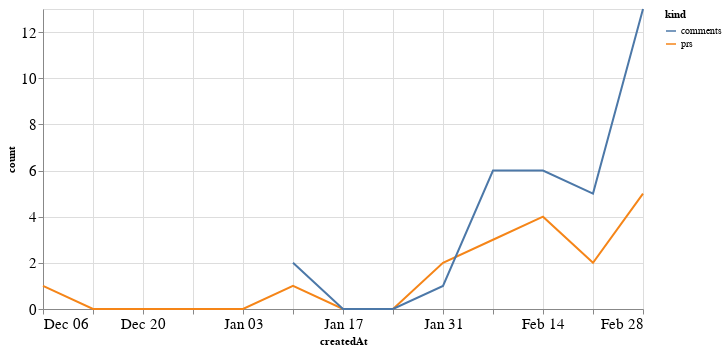

The code cell stored with this chart in its notebook:
### Code cell
alt.Chart(total_time, width=600).mark_line().encode(
    x='createdAt',
    y='count',
    color='kind'
)

### Figure 1 — Vega-Lite specification as saved in the notebook (floating-point values rounded to 4 significant figures)
{"config": {"axisLeft": {"labelFontSize": 15}, "axisBottom": {"labelFontSize": 15}}, "data": {"name": "data-5d24e14ff2114eab965a702244651122"}, "mark": "line", "encoding": {"color": {"type": "nominal", "field": "kind"}, "x": {"type": "temporal", "field": "createdAt"}, "y": {"type": "quantitative", "field": "count"}}, "width": 600, "$schema": "https://vega.github.io/schema/vega-lite/v4.8.1.json", "datasets": {"data-5d24e14ff2114eab965a702244651122": [{"createdAt": "2020-12-06T00:00:00", "kind": "prs", "count": 1.0}, {"createdAt": "2020-12-13T00:00:00", "kind": "prs", "count": 0.0}, {"createdAt": "2020-12-20T00:00:00", "kind": "prs", "count": 0.0}, {"createdAt": "2020-12-27T00:00:00", "kind": "prs", "count": 0.0}, {"createdAt": "2021-01-03T00:00:00", "kind": "prs", "count": 0.0}, {"createdAt": "2021-01-10T00:00:00", "kind": "prs", "count": 1.0}, {"createdAt": "2021-01-17T00:00:00", "kind": "prs", "count": 0.0}, {"createdAt": "2021-01-24T00:00:00", "kind": "prs", "count": 0.0}, {"createdAt": "2021-01-31T00:00:00", "kind": "prs", "count": 2.0}, {"createdAt": "2021-02-07T00:00:00", "kind": "prs", "count": 3.0}, {"createdAt": "2021-02-14T00:00:00", "kind": "prs", "count": 4.0}, {"createdAt": "2021-02-21T00:00:00", "kind": "prs", "count": 2.0}, {"createdAt": "2021-02-28T00:00:00", "kind": "prs", "count": 5.0}, {"createdAt": "2020-12-06T00:00:00", "kind": "comments", "count": null}, {"createdAt": "2020-12-13T00:00:00", "kind": "comments", "count": null}, {"createdAt": "2020-12-20T00:00:00", "kind": "comments", "count": null}, {"createdAt": "2020-12-27T00:00:00", "kind": "comments", "count": null}, {"createdAt": "2021-01-03T00:00:00", "kind": "comments", "count": null}, {"createdAt": "2021-01-10T00:00:00", "kind": "comments", "count": 2.0}, {"createdAt": "2021-01-17T00:00:00", "kind": "comments", "count": 0.0}, {"createdAt": "2021-01-24T00:00:00", "kind": "comments", "count": 0.0}, {"createdAt": "2021-01-31T00:00:00", "kind": "comments", "count": 1.0}, {"createdAt": "2021-02-07T00:00:00", "kind": "comments", "count": 6.0}, {"createdAt": "2021-02-14T00:00:00", "kind": "comments", "count": 6.0}, {"createdAt": "2021-02-21T00:00:00", "kind": "comments", "count": 5.0}, {"createdAt": "2021-02-28T00:00:00", "kind": "comments", "count": 13.0}]}}
